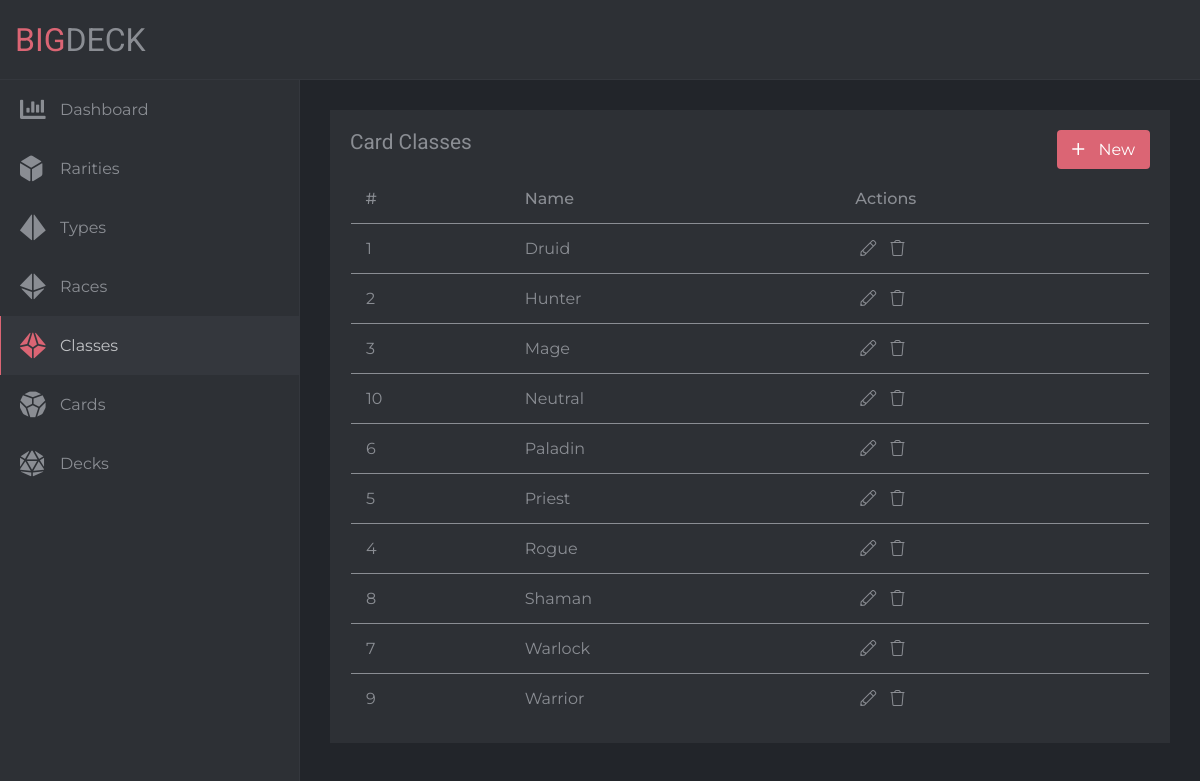
Screenshot of /website/bigdeck/index.php/classes with the database file from the repository.
### tables this page shows
CREATE TABLE `classes` (
  `id` int(11) NOT NULL,
  `name` varchar(255) NOT NULL
);

### website/bigdeck/application/controllers/Classes.php (called while the page is built, shortened)
<?php
class Classes extends MY_Controller
{
    public function __construct()
    {
        $this->load->model('Classes_model', 'classes');
    }
    public function index()
    {
        $data['classes'] = $this->classes->get();
        $this->load->view('structure/header');
        $this->load->view('classes/index', $data);
        $this->load->view('structure/footer');
    }
}

### website/bigdeck/index.php (called while the page is built, shortened)
<?php
require_once BASEPATH.'core/CodeIgniter.php';

### website/bigdeck/application/models/Classes_model.php (called while the page is built, shortened)
<?php
class Classes_model extends CI_Model
{
    public function get($id = null)
    {
        if ($id) {
            $query = $this->db->get_where('classes', array('id' => $id));
            return $query->first_row();
        } else {
            $query = $this->db->order_by('name', 'ASC')->get('classes');
            return $query->result();
        }
    }
}

### website/bigdeck/application/views/classes/index.php (the view)
<div class="row">
    <div class="col col-12">
        <div class="block primary">
            <div class="col full col-12">
                <div class="col full col-sm-8 col-10">
                    <h1 class="title normal">Card Classes</h1>
                </div>
                <div class="col full col-sm-4 col-2">
                    <a href="<?php echo base_url('classes/insert'); ?>" class="button icon red text small right">
                        <i class="fal fa-plus"></i>
                        New
                    </a>
                </div>
            </div>
            <table class="small text">
                <tr>
                    <th>#</th>
                    <th>Name</th>
                    <th>Actions</th>
                </tr>
                <?php if ($classes) { ?>
                    <?php foreach ($classes as $class) { ?>
                        <tr>
                            <td><?php echo $class->id; ?></td>
                            <td><?php echo $class->name; ?></td>
                            <td class="actions">
                                <a href="<?php echo base_url('classes/update/' . $class->id); ?>">
                                    <i class="fal fa-pencil edit"></i>
                                </a>
                                <a href="<?php echo base_url('classes/delete/' . $class->id); ?>">
                                    <i class="fal fa-trash delete"></i>
                                </a>
                            </td>
                        </tr>
                    <?php } ?>
                <?php } else { ?>
                    <tr>
                        <td colspan="3">No data found...</td>
                    </tr>
                <?php } ?>
            </table>
        </div>
    </div>
</div>

### website/bigdeck/assets/css/grid.css (style rules this page uses)
.row { width: 100%; }
.row::after { content: ''; display: table; clear: both; }
.block { padding: 20px; }
.col { float: left; padding: 10px; }
.col.full { padding: 0; }
.col-12 { width: 100%; }
.col-10 { width: 83.33333333%; }
.col-2 { width: 16.66666667%; }

### website/bigdeck/assets/css/text.css (style rules this page uses)
.title, .text { color: #8a8d93; }
.title { font-family: 'Roboto', sans-serif; }
.text { font-family: 'Montserrat', sans-serif; }
h1.title { margin-bottom: 20px; }
.normal { font-size: 1.3em; }
.small { font-size: 1em; }

### website/bigdeck/assets/css/colors.css (style rules this page uses)
.primary { background: #2D3035; }
.secondary { background: #22252A; }
.red { background: #DB6574; }

### website/bigdeck/assets/css/style.css (style rules this page uses)
* { padding: 0; margin: 0; border: 0; outline: 0; color: inherit; text-decoration: none; box-sizing: border-box; -webkit-appearance: none; font: unset; }
.right { float: right; }
html, body { width: 100%; height: 100%; }
body { min-width: 320px; }
.button { display: inline-block; padding: 10px 15px; border-radius: 4px; color: #FFFFFF; cursor: pointer; }
.button i { margin-right: 10px; }
table { width: 100%; padding: 20px; border-collapse: collapse; }
table tr { border-bottom: 1px solid; transition: background .3s ease-in-out; }
table tr:last-of-type { border-bottom: none; }
table tr th, table tr td { padding: 15px; text-align: left; }
table tr th { font-weight: 500; }
table tr td { transition: all .3s ease-in-out; }
table tr:not(:first-of-type) td:first-of-type { border-left: 1px solid transparent; }
table tr:not(:first-of-type) td:last-of-type { border-right: 1px solid transparent; }
table tr td.actions a { margin: 0 5px; }
table tr td.actions i { transition: color .3s ease-in-out; }

### rows the page displays
classes: id "1", name "Druid"
classes: id "2", name "Hunter"
classes: id "3", name "Mage"
classes: id "10", name "Neutral"
classes: id "6", name "Paladin"
classes: id "5", name "Priest"
classes: id "4", name "Rogue"
classes: id "8", name "Shaman"
classes: id "7", name "Warlock"
classes: id "9", name "Warrior"
